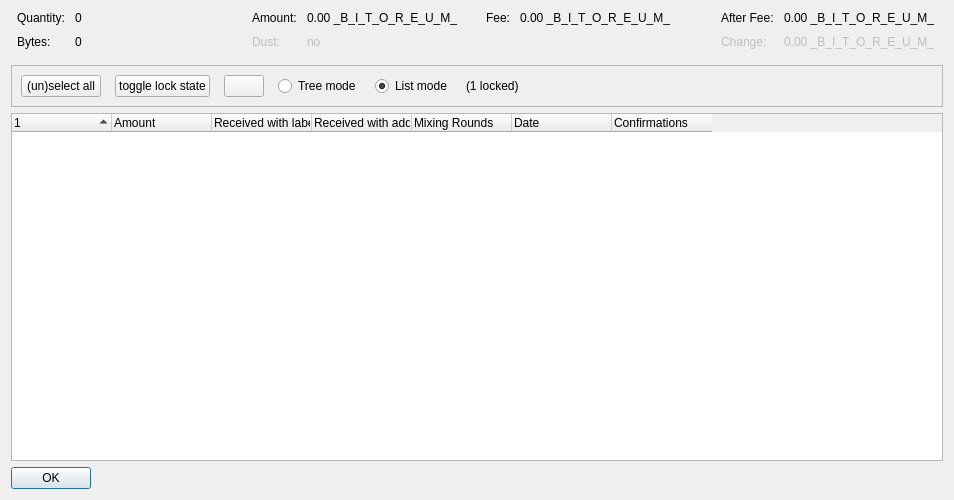
<?xml version="1.0" encoding="UTF-8"?>
<ui version="4.0">
 <class>CoinControlDialog</class>
 <widget class="QDialog" name="CoinControlDialog">
  <property name="geometry">
   <rect>
    <x>0</x>
    <y>0</y>
    <width>954</width>
    <height>500</height>
   </rect>
  </property>
  <property name="windowTitle">
   <string>Coin Selection</string>
  </property>
  <layout class="QVBoxLayout" name="verticalLayout">
   <item>
    <layout class="QHBoxLayout" name="horizontalLayoutTop" stretch="0,0,0,0">
     <property name="topMargin">
      <number>0</number>
     </property>
     <property name="bottomMargin">
      <number>10</number>
     </property>
     <item>
      <layout class="QFormLayout" name="formLayoutCoinControl1">
       <property name="horizontalSpacing">
        <number>10</number>
       </property>
       <property name="verticalSpacing">
        <number>10</number>
       </property>
       <property name="leftMargin">
        <number>6</number>
       </property>
       <property name="rightMargin">
        <number>6</number>
       </property>
       <item row="0" column="0">
        <widget class="QLabel" name="labelCoinControlQuantityText">
         <property name="text">
          <string>Quantity:</string>
         </property>
        </widget>
       </item>
       <item row="0" column="1">
        <widget class="QLabel" name="labelCoinControlQuantity">
         <property name="cursor">
          <cursorShape>IBeamCursor</cursorShape>
         </property>
         <property name="contextMenuPolicy">
          <enum>Qt::ActionsContextMenu</enum>
         </property>
         <property name="text">
          <string notr="true">0</string>
         </property>
         <property name="textInteractionFlags">
          <set>Qt::LinksAccessibleByMouse|Qt::TextSelectableByKeyboard|Qt::TextSelectableByMouse</set>
         </property>
        </widget>
       </item>
       <item row="1" column="0">
        <widget class="QLabel" name="labelCoinControlBytesText">
         <property name="text">
          <string>Bytes:</string>
         </property>
        </widget>
       </item>
       <item row="1" column="1">
        <widget class="QLabel" name="labelCoinControlBytes">
         <property name="cursor">
          <cursorShape>IBeamCursor</cursorShape>
         </property>
         <property name="contextMenuPolicy">
          <enum>Qt::ActionsContextMenu</enum>
         </property>
         <property name="text">
          <string notr="true">0</string>
         </property>
         <property name="textInteractionFlags">
          <set>Qt::LinksAccessibleByMouse|Qt::TextSelectableByKeyboard|Qt::TextSelectableByMouse</set>
         </property>
        </widget>
       </item>
      </layout>
     </item>
     <item>
      <layout class="QFormLayout" name="formLayoutCoinControl2">
       <property name="horizontalSpacing">
        <number>10</number>
       </property>
       <property name="verticalSpacing">
        <number>10</number>
       </property>
       <property name="leftMargin">
        <number>6</number>
       </property>
       <property name="rightMargin">
        <number>6</number>
       </property>
       <item row="0" column="0">
        <widget class="QLabel" name="labelCoinControlAmountText">
         <property name="text">
          <string>Amount:</string>
         </property>
        </widget>
       </item>
       <item row="0" column="1">
        <widget class="QLabel" name="labelCoinControlAmount">
         <property name="cursor">
          <cursorShape>IBeamCursor</cursorShape>
         </property>
         <property name="contextMenuPolicy">
          <enum>Qt::ActionsContextMenu</enum>
         </property>
         <property name="text">
          <string notr="true">0.00 _B_I_T_O_R_E_U_M_</string>
         </property>
         <property name="textInteractionFlags">
          <set>Qt::LinksAccessibleByMouse|Qt::TextSelectableByKeyboard|Qt::TextSelectableByMouse</set>
         </property>
        </widget>
       </item>
       <item row="1" column="0">
        <widget class="QLabel" name="labelCoinControlLowOutputText">
         <property name="enabled">
          <bool>false</bool>
         </property>
         <property name="text">
          <string>Dust:</string>
         </property>
        </widget>
       </item>
       <item row="1" column="1">
        <widget class="QLabel" name="labelCoinControlLowOutput">
         <property name="enabled">
          <bool>false</bool>
         </property>
         <property name="cursor">
          <cursorShape>IBeamCursor</cursorShape>
         </property>
         <property name="contextMenuPolicy">
          <enum>Qt::ActionsContextMenu</enum>
         </property>
         <property name="text">
          <string notr="true">no</string>
         </property>
         <property name="textInteractionFlags">
          <set>Qt::LinksAccessibleByMouse|Qt::TextSelectableByKeyboard|Qt::TextSelectableByMouse</set>
         </property>
        </widget>
       </item>
      </layout>
     </item>
     <item>
      <layout class="QFormLayout" name="formLayoutCoinControl3">
       <property name="horizontalSpacing">
        <number>10</number>
       </property>
       <property name="verticalSpacing">
        <number>10</number>
       </property>
       <property name="leftMargin">
        <number>6</number>
       </property>
       <property name="rightMargin">
        <number>6</number>
       </property>
       <item row="0" column="0">
        <widget class="QLabel" name="labelCoinControlFeeText">
         <property name="text">
          <string>Fee:</string>
         </property>
        </widget>
       </item>
       <item row="0" column="1">
        <widget class="QLabel" name="labelCoinControlFee">
         <property name="cursor">
          <cursorShape>IBeamCursor</cursorShape>
         </property>
         <property name="contextMenuPolicy">
          <enum>Qt::ActionsContextMenu</enum>
         </property>
         <property name="text">
          <string notr="true">0.00 _B_I_T_O_R_E_U_M_</string>
         </property>
         <property name="textInteractionFlags">
          <set>Qt::LinksAccessibleByMouse|Qt::TextSelectableByKeyboard|Qt::TextSelectableByMouse</set>
         </property>
        </widget>
       </item>
      </layout>
     </item>
     <item>
      <layout class="QFormLayout" name="formLayoutCoinControl4">
       <property name="horizontalSpacing">
        <number>10</number>
       </property>
       <property name="verticalSpacing">
        <number>10</number>
       </property>
       <property name="leftMargin">
        <number>6</number>
       </property>
       <property name="rightMargin">
        <number>6</number>
       </property>
       <item row="0" column="0">
        <widget class="QLabel" name="labelCoinControlAfterFeeText">
         <property name="text">
          <string>After Fee:</string>
         </property>
        </widget>
       </item>
       <item row="0" column="1">
        <widget class="QLabel" name="labelCoinControlAfterFee">
         <property name="cursor">
          <cursorShape>IBeamCursor</cursorShape>
         </property>
         <property name="contextMenuPolicy">
          <enum>Qt::ActionsContextMenu</enum>
         </property>
         <property name="text">
          <string notr="true">0.00 _B_I_T_O_R_E_U_M_</string>
         </property>
         <property name="textInteractionFlags">
          <set>Qt::LinksAccessibleByMouse|Qt::TextSelectableByKeyboard|Qt::TextSelectableByMouse</set>
         </property>
        </widget>
       </item>
       <item row="1" column="0">
        <widget class="QLabel" name="labelCoinControlChangeText">
         <property name="enabled">
          <bool>false</bool>
         </property>
         <property name="text">
          <string>Change:</string>
         </property>
        </widget>
       </item>
       <item row="1" column="1">
        <widget class="QLabel" name="labelCoinControlChange">
         <property name="enabled">
          <bool>false</bool>
         </property>
         <property name="cursor">
          <cursorShape>IBeamCursor</cursorShape>
         </property>
         <property name="contextMenuPolicy">
          <enum>Qt::ActionsContextMenu</enum>
         </property>
         <property name="text">
          <string notr="true">0.00 _B_I_T_O_R_E_U_M_</string>
         </property>
         <property name="textInteractionFlags">
          <set>Qt::LinksAccessibleByMouse|Qt::TextSelectableByKeyboard|Qt::TextSelectableByMouse</set>
         </property>
        </widget>
       </item>
      </layout>
     </item>
    </layout>
   </item>
   <item>
    <widget class="QFrame" name="frame">
     <property name="minimumSize">
      <size>
       <width>0</width>
       <height>40</height>
      </size>
     </property>
     <property name="frameShape">
      <enum>QFrame::StyledPanel</enum>
     </property>
     <property name="frameShadow">
      <enum>QFrame::Sunken</enum>
     </property>
     <layout class="QHBoxLayout" name="horizontalLayout">
      <item>
       <layout class="QHBoxLayout" name="horizontalLayoutPanel" stretch="0,0,0,0,0,0,0">
        <property name="spacing">
         <number>14</number>
        </property>
        <item>
         <widget class="QPushButton" name="pushButtonSelectAll">
          <property name="sizePolicy">
           <sizepolicy hsizetype="Maximum" vsizetype="Fixed">
            <horstretch>0</horstretch>
            <verstretch>0</verstretch>
           </sizepolicy>
          </property>
          <property name="text">
           <string>(un)select all</string>
          </property>
          <property name="autoDefault">
           <bool>false</bool>
          </property>
         </widget>
        </item>
        <item>
         <widget class="QPushButton" name="pushButtonToggleLock">
          <property name="sizePolicy">
           <sizepolicy hsizetype="Maximum" vsizetype="Fixed">
            <horstretch>0</horstretch>
            <verstretch>0</verstretch>
           </sizepolicy>
          </property>
          <property name="text">
           <string>toggle lock state</string>
          </property>
          <property name="autoDefault">
           <bool>false</bool>
          </property>
         </widget>
        </item>
        <item>
         <widget class="QPushButton" name="hideButton">
          <property name="sizePolicy">
           <sizepolicy hsizetype="Maximum" vsizetype="Fixed">
            <horstretch>0</horstretch>
            <verstretch>0</verstretch>
           </sizepolicy>
          </property>
          <property name="text">
           <string/>
          </property>
          <property name="autoDefault">
           <bool>false</bool>
          </property>
         </widget>
        </item>
        <item>
         <widget class="QRadioButton" name="radioTreeMode">
          <property name="sizePolicy">
           <sizepolicy hsizetype="Maximum" vsizetype="Fixed">
            <horstretch>0</horstretch>
            <verstretch>0</verstretch>
           </sizepolicy>
          </property>
          <property name="text">
           <string>Tree mode</string>
          </property>
         </widget>
        </item>
        <item>
         <widget class="QRadioButton" name="radioListMode">
          <property name="sizePolicy">
           <sizepolicy hsizetype="Maximum" vsizetype="Fixed">
            <horstretch>0</horstretch>
            <verstretch>0</verstretch>
           </sizepolicy>
          </property>
          <property name="text">
           <string>List mode</string>
          </property>
          <property name="checked">
           <bool>true</bool>
          </property>
         </widget>
        </item>
        <item>
         <widget class="QLabel" name="labelLocked">
          <property name="text">
           <string>(1 locked)</string>
          </property>
         </widget>
        </item>
        <item>
         <spacer name="horizontalSpacer">
          <property name="orientation">
           <enum>Qt::Horizontal</enum>
          </property>
          <property name="sizeHint" stdset="0">
           <size>
            <width>40</width>
            <height>20</height>
           </size>
          </property>
         </spacer>
        </item>
       </layout>
      </item>
     </layout>
    </widget>
   </item>
   <item>
    <widget class="CoinControlTreeWidget" name="treeWidget">
     <property name="contextMenuPolicy">
      <enum>Qt::CustomContextMenu</enum>
     </property>
     <property name="sortingEnabled">
      <bool>false</bool>
     </property>
     <property name="columnCount">
      <number>7</number>
     </property>
     <attribute name="headerShowSortIndicator" stdset="0">
      <bool>true</bool>
     </attribute>
     <attribute name="headerStretchLastSection">
      <bool>false</bool>
     </attribute>
     <column>
      <property name="text">
       <string/>
      </property>
     </column>
     <column>
      <property name="text">
       <string>Amount</string>
      </property>
     </column>
     <column>
      <property name="text">
       <string>Received with label</string>
      </property>
     </column>
     <column>
      <property name="text">
       <string>Received with address</string>
      </property>
     </column>
     <column>
      <property name="text">
       <string>Mixing Rounds</string>
      </property>
     </column>
     <column>
      <property name="text">
       <string>Date</string>
      </property>
     </column>
     <column>
      <property name="text">
       <string>Confirmations</string>
      </property>
      <property name="toolTip">
       <string>Confirmed</string>
      </property>
     </column>
    </widget>
   </item>
   <item>
    <widget class="QDialogButtonBox" name="buttonBox">
     <property name="sizePolicy">
      <sizepolicy hsizetype="Maximum" vsizetype="Fixed">
       <horstretch>0</horstretch>
       <verstretch>0</verstretch>
      </sizepolicy>
     </property>
     <property name="orientation">
      <enum>Qt::Horizontal</enum>
     </property>
     <property name="standardButtons">
      <set>QDialogButtonBox::Ok</set>
     </property>
    </widget>
   </item>
  </layout>
 </widget>
 <customwidgets>
  <customwidget>
   <class>CoinControlTreeWidget</class>
   <extends>QTreeWidget</extends>
   <header>qt/coincontroltreewidget.h</header>
  </customwidget>
 </customwidgets>
 <resources/>
 <connections/>
</ui>
